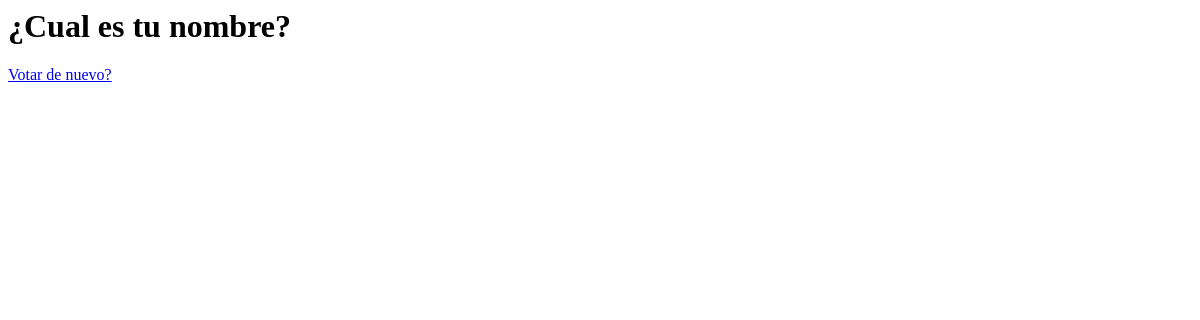
/polls/1/results/, run on an earlier commit of the app's database.
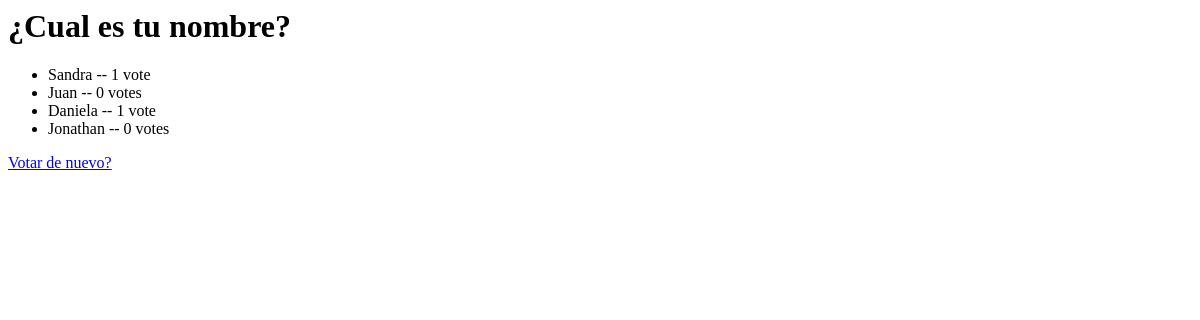
And on a later commit of the database.
### polls/models.py (models this page shows, shortened)
class Question(models.Model):
    question_text = models.CharField(max_length=200)
    pub_date = models.DateTimeField('date published')

class Choice(models.Model):
    question = models.ForeignKey(Question, on_delete=models.CASCADE)
    choice_text = models.CharField(max_length=200)
    votes = models.IntegerField(default=0)

### polls/views.py (the view)
# urls.py: path('<int:question_id>/results/', views.results, name='results'),
def results(request, question_id):
    question = get_object_or_404(Question, pk=question_id)
    return render(request, 'polls/results.html', {'question': question})

### polls/templates/polls/results.html
<h1>{{ question.question_text }}</h1>
<ul>
{% for choice in question.choice_set.all %}
    <li>{{ choice.choice_text }} -- {{ choice.votes }} vote{{ choice.votes|pluralize }}</li>
{% endfor %}
</ul>
<a href="{% url 'polls:detail' question.id %}">Votar de nuevo?</a>

What changed in the data, as far as the page shows it:
added Choice: choice_text "Sandra", votes "1"
added Choice: choice_text "Juan", votes "0"
added Choice: choice_text "Daniela", votes "1"
added Choice: choice_text "Jonathan", votes "0"
